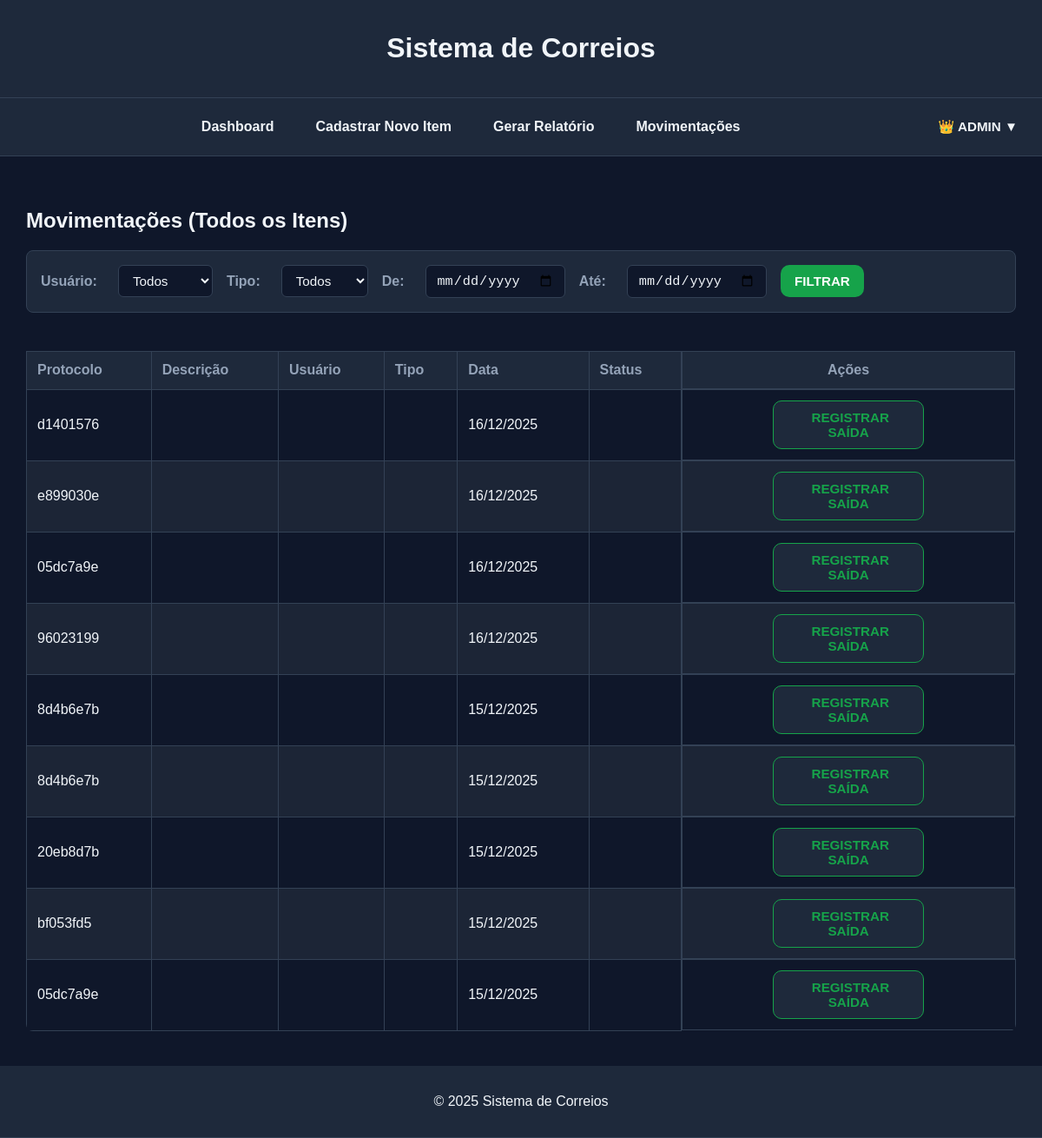
Before: /movimentacoes (signed in) with the older database file.
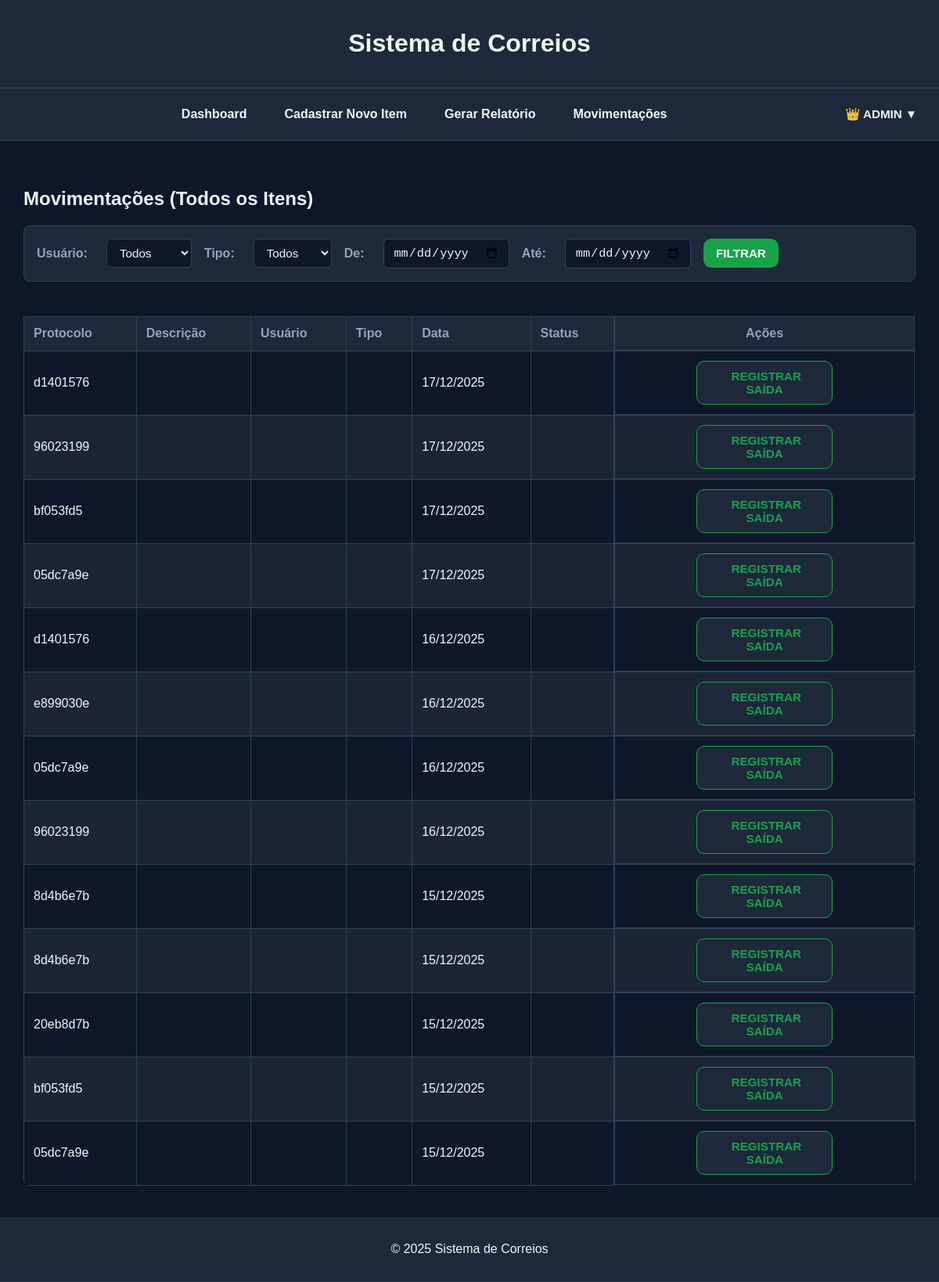
After: the same page with the newer database file.
### app.py (models this page shows)
class Movement(db.Model):
    id = db.Column(db.Integer, primary_key=True)
    protocol = db.Column(db.String(50), nullable=False)
    type = db.Column(db.String(20), nullable=False)  # Entrada ou Saída
    location = db.Column(db.String(100))
    note = db.Column(db.String(200))
    created_at = db.Column(db.DateTime, default=datetime.now)
    user = db.Column(db.String(50), nullable=False)  # Novo campo: usuário responsável

### app.py (the view)
@app.route("/movimentacoes")
@login_required
def movimentacoes():
    query = Movement.query
    user_filter = request.args.get("user")
    if user_filter:
        query = query.filter_by(user=user_filter)
    type_filter = request.args.get("type")
    if type_filter:
        query = query.filter_by(type=type_filter)
    start = request.args.get("start")
    end = request.args.get("end")
    if start:
        query = query.filter(Movement.created_at >= start)
    if end:
        query = query.filter(Movement.created_at <= end)
    movements = query.order_by(Movement.created_at.desc()).all()
    users = User.query.all()  # para popular o select
    return render_template("movimentacoes.html", movements=movements, users=users)

### app.py (called while the page is built)
@login_manager.user_loader
def load_user(user_id):
    return User.query.get(int(user_id))

### templates/movimentacoes.html (shortened to what this page needs)
{% extends "base.html" %}
{% block content %}
<section class="panel-card">
  <h2>Movimentações (Todos os Itens)</h2>
  <form method="GET" action="{{ url_for('movimentacoes') }}" class="filter-form">
    <label for="usuario">Usuário:</label>
    <select name="usuario" id="usuario">
      <option value="">Todos</option>
    </select>
    <label for="tipo">Tipo:</label>
    <select name="tipo" id="tipo">
      <option value="" {% if not request.args.get('tipo') %}selected{% endif %}>Todos</option>
    </select>
    <label for="data_inicio">De:</label>
    <input type="date" name="data_inicio" id="data_inicio" value="{{ request.args.get('data_inicio', '') }}">
    <label for="data_fim">Até:</label>
    <input type="date" name="data_fim" id="data_fim" value="{{ request.args.get('data_fim', '') }}">
    <button type="submit">Filtrar</button>
  </form>
  <div class="table-container">
    <table>
      <thead>
        <tr>
          <th>Protocolo</th>
          <th>Descrição</th>
          <th>Usuário</th>
          <th>Tipo</th>
          <th>Data</th>
          <th>Status</th>
          <th class="col-actions">Ações</th>
        </tr>
      </thead>
      <tbody>
        {% for item in movements %}
        <tr>
          <td>{{ item.protocol }}</td>
          <td>{{ item.description }}</td>
          <td>{{ item.usuario }}</td>
          <td class="{{ item.tipo }}">{{ item.tipo|capitalize }}</td>
          <td>
            {% if item.created_at %}
              {{ item.created_at.strftime('%d/%m/%Y') }}
            {% else %}
              -
            {% endif %}
          </td>
          <td>{{ item.status }}</td>
          <td class="col-actions">
            {% if item.status != "Finalizado" %}
              <a href="{{ url_for('exit_item', protocol=item.protocol) }}" class="btn-out">
                 Registrar Saída
              </a>
            {% else %}
              <a class="btn-secondary" aria-disabled="true">
                <i class="fa-solid fa-check"></i> Finalizado
              </a>
            {% endif %}
          </td>
        </tr>
        {% endfor %}
      </tbody>
    </table>
  </div>
</section>
{% endblock %}

Changed rows visible on the page:
added Movement: protocol "d1401576", created_at "17/12/2025"
added Movement: protocol "96023199", created_at "17/12/2025"
added Movement: protocol "bf053fd5", created_at "17/12/2025"
added Movement: protocol "05dc7a9e", created_at "17/12/2025"
